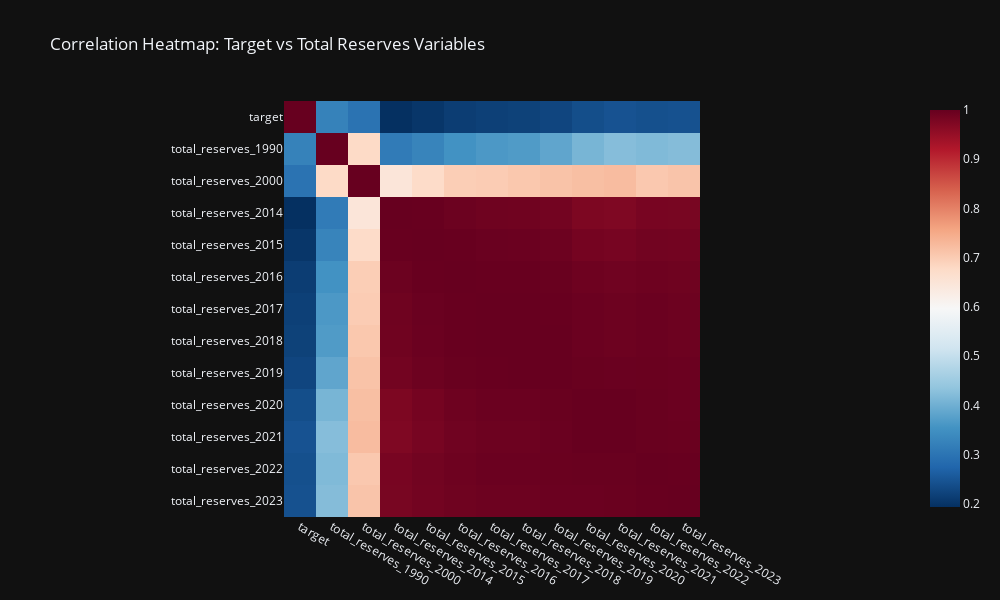

Notebook cell for this chart:
### Code cell
# Variables to compare
variables_to_compare = ['total_reserves_1990', 'total_reserves_2000', 'total_reserves_2014',
       'total_reserves_2015', 'total_reserves_2016', 'total_reserves_2017',
       'total_reserves_2018', 'total_reserves_2019', 'total_reserves_2020',
       'total_reserves_2021', 'total_reserves_2022', 'total_reserves_2023'
]

# Compute the correlation matrix for 'target' and the selected variables
columns_to_use = ['target'] + variables_to_compare
df_corr_matrix = df[columns_to_use].corr()

# Take the absolute values of the correlation matrix
df_corr_matrix_abs = df_corr_matrix.abs()

fig = px.imshow(df_corr_matrix_abs, 
                color_continuous_scale='RdBu_r', 
                title="Correlation Heatmap: Target vs Total Reserves Variables", 
                template='plotly_dark', 
                width=1000,  
                height=600)  

fig.show()

### Figure 1 — Plotly figure (JSON) as saved in the notebook; plotly's stock layout.template omitted (floating-point values rounded to 4 significant figures; data arrays with more than 128 entries replaced by an {"elided": "..."} marker saying what was removed)
{"data": [{"coloraxis": "coloraxis", "hovertemplate": "x: %{x}<br>y: %{y}<br>color: %{z}<extra></extra>", "name": "0", "type": "heatmap", "x": ["target", "total_reserves_1990", "total_reserves_2000", "total_reserves_2014", "total_reserves_2015", "total_reserves_2016", "total_reserves_2017", "total_reserves_2018", "total_reserves_2019", "total_reserves_2020", "total_reserves_2021", "total_reserves_2022", "total_reserves_2023"], "xaxis": "x", "y": ["target", "total_reserves_1990", "total_reserves_2000", "total_reserves_2014", "total_reserves_2015", "total_reserves_2016", "total_reserves_2017", "total_reserves_2018", "total_reserves_2019", "total_reserves_2020", "total_reserves_2021", "total_reserves_2022", "total_reserves_2023"], "yaxis": "y", "z": {"elided": "13x13 float values"}}], "layout": {"coloraxis": {"colorscale": [[0, "rgb(5,48,97)"], [0.1, "rgb(33,102,172)"], [0.2, "rgb(67,147,195)"], [0.3, "rgb(146,197,222)"], [0.4, "rgb(209,229,240)"], [0.5, "rgb(247,247,247)"], [0.6, "rgb(253,219,199)"], [0.7, "rgb(244,165,130)"], [0.8, "rgb(214,96,77)"], [0.9, "rgb(178,24,43)"], [1, "rgb(103,0,31)"]]}, "height": 600, "title": {"text": "Correlation Heatmap: Target vs Total Reserves Variables"}, "width": 1000, "xaxis": {"anchor": "y", "constrain": "domain", "domain": [0, 1], "scaleanchor": "y"}, "yaxis": {"anchor": "x", "autorange": "reversed", "constrain": "domain", "domain": [0, 1]}}}
